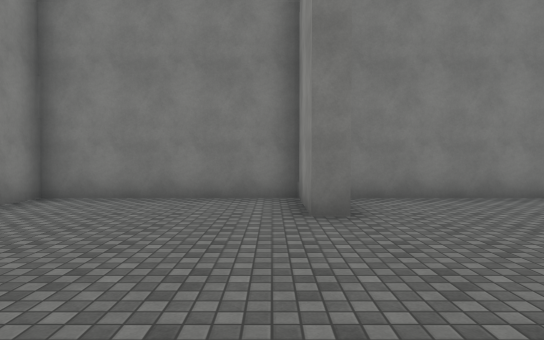
view 1 (above)

14 first-person views from a walk through a Unity game level. The camera is 1.5 m above the floor, tilts 2° down and sees 75° across. The floor is counted in squares, 2 m on a side. Each view is taken from the middle of a square. On the plan, view 1 faces up. The plan holds only what a view shows up to about 11 squares ahead; the rest is blank. The place goes on beyond the plan. The player is left out. Surface patterns are stand-ins for the level's own textures.

view 2
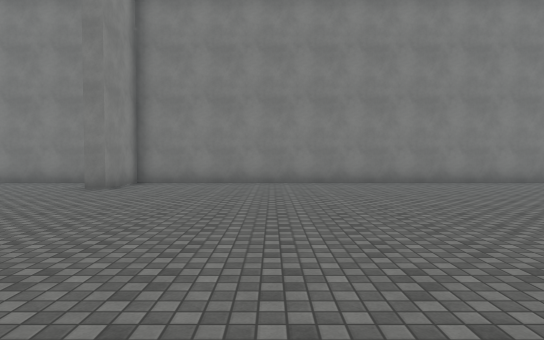

view 3
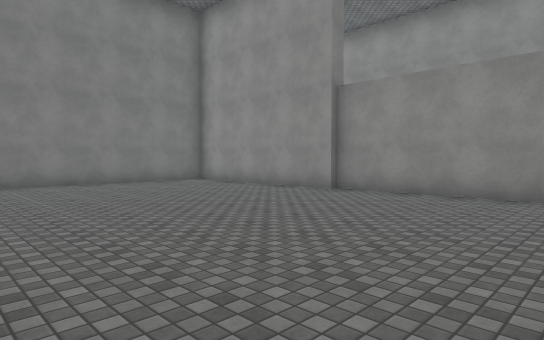

view 4
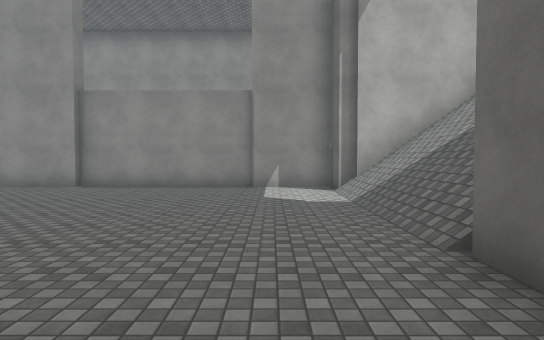

view 5
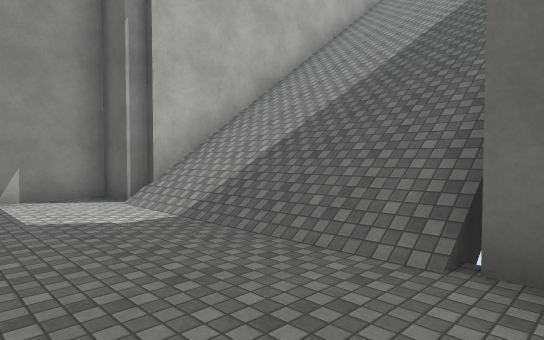

view 6
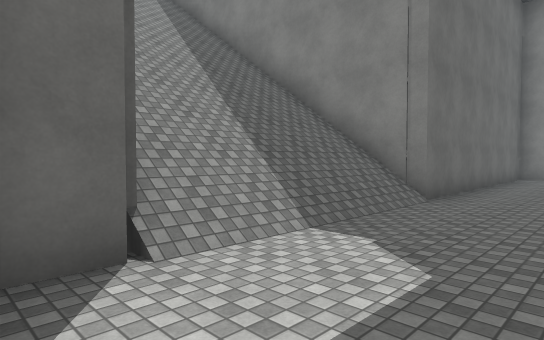

view 7
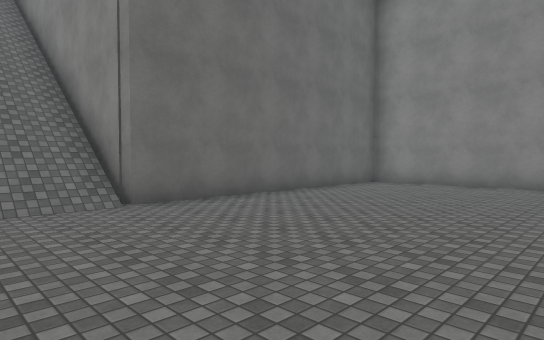

view 8
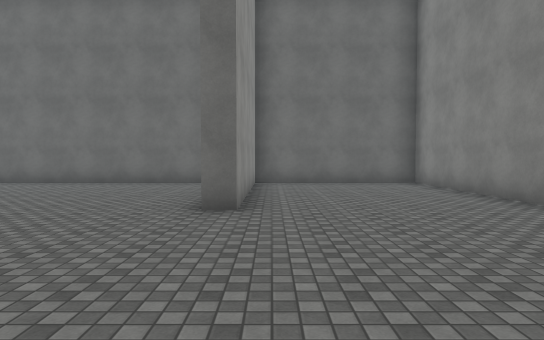

view 9
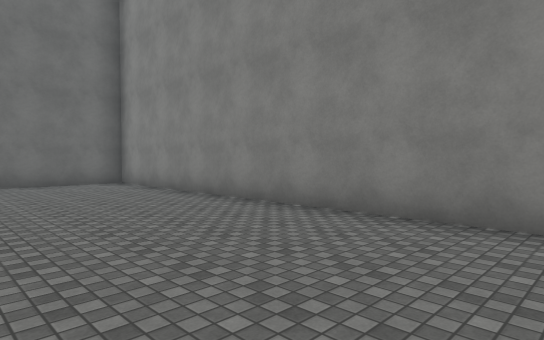

view 10
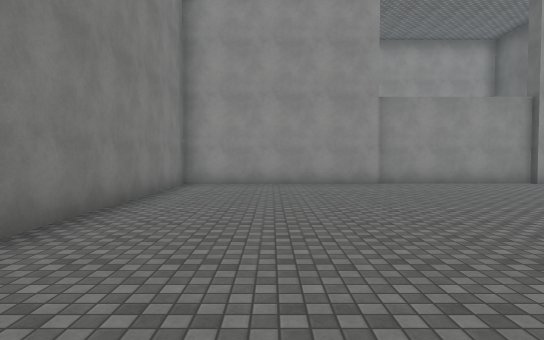

view 11
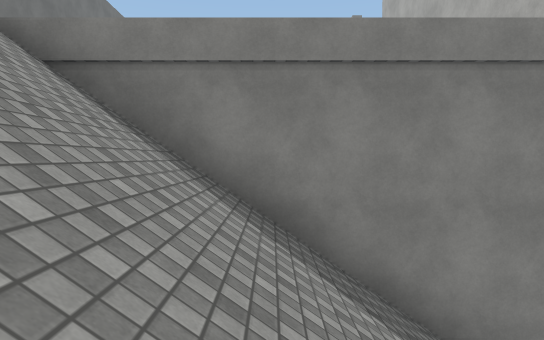

view 12
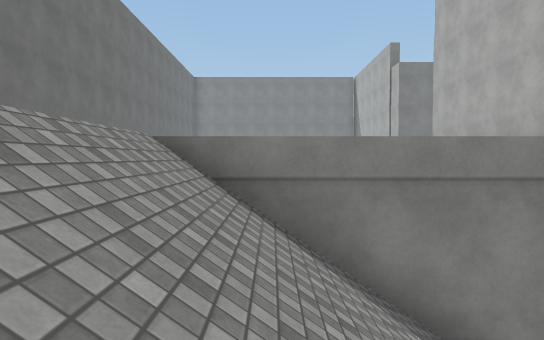

view 13
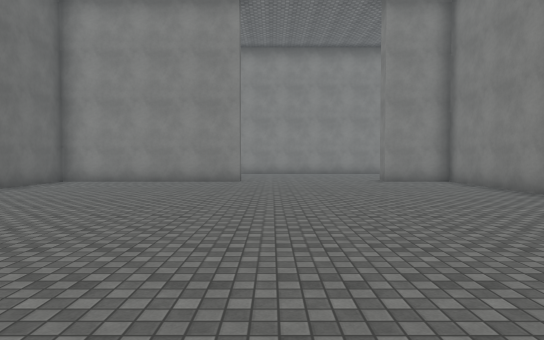

view 14
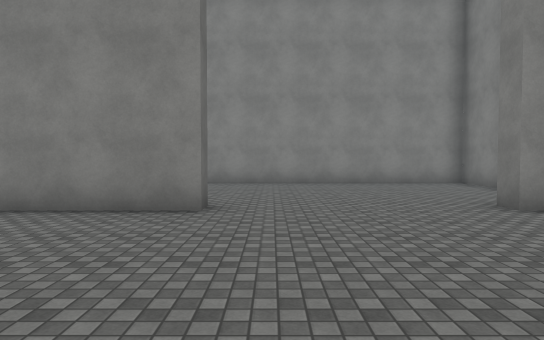

### Floor plan
Key: @ floor where view 1 was taken; # wall or solid block; . floor; / step, stairs or slope; ^ raised ledge.
Columns run from 5 left of view 1 to 16 right of it. Each row starts with its distance up from view 1.
  7 #####################
  6 #.....#.............#
  5 #.....#.............#
  4 #...................#
  3 #...................#
  2 #...................#
  1 #...................##
  0 #....@#..............#
 -1 #.....#..............#
 -2 #.....#..............#
 -3 #.....#..............#
 -4 #.....#.............##
 -5 #.....#.............#
 -6 ##############/////##
 -7              #/////#
 -8              #/////#
 -9              #/////#
-10              #/////#
-11              #/////#
-12              #/////#
-13              #/////#
-14              #////
-15              #/////
-16              ^////

Positions as (right, up) in squares from view 1, and headings:
1: (0, 0), facing up
2: (5, -4), facing up
3: (8, -4), facing up-right
4: (6, -4), facing right
5: (8, -3), facing down-right
6: (15, -3), facing down-left
7: (11, 0), facing down-left
8: (0, 5), facing down
9: (0, 5), facing down-left
10: (5, 4), facing right
11: (13, -13), facing left
12: (13, -15), facing left
13: (12, 1), facing left
14: (6, 1), facing left
